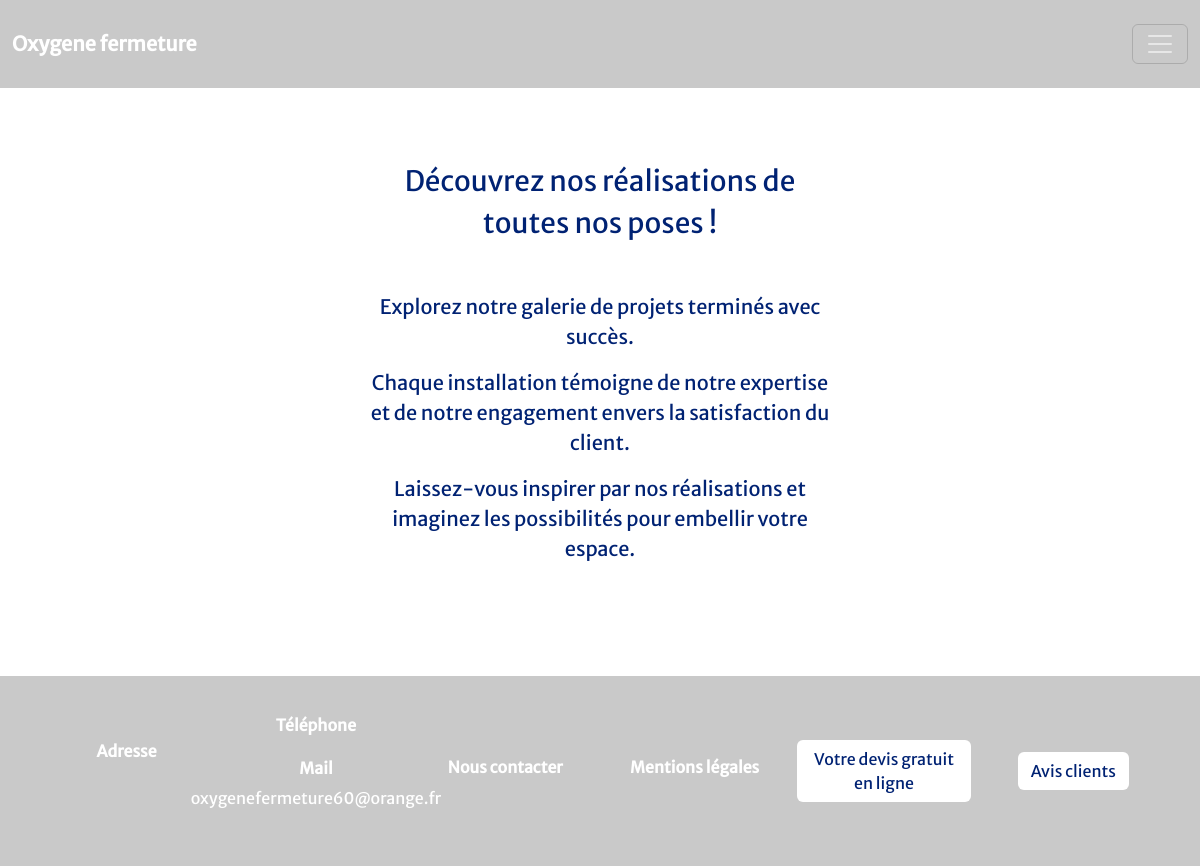
Before: /index.php?action=toutesNosRealisations with the older database file.
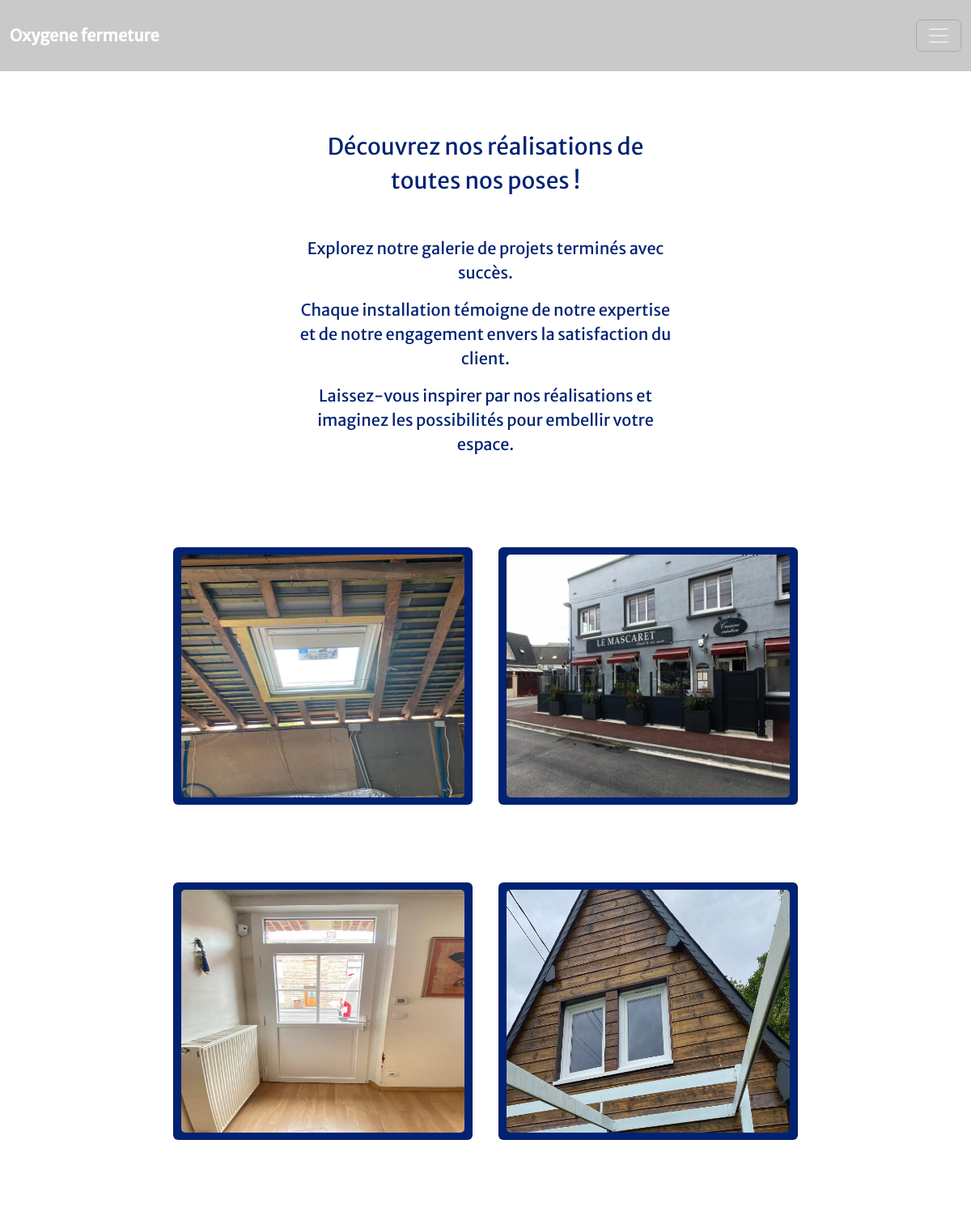
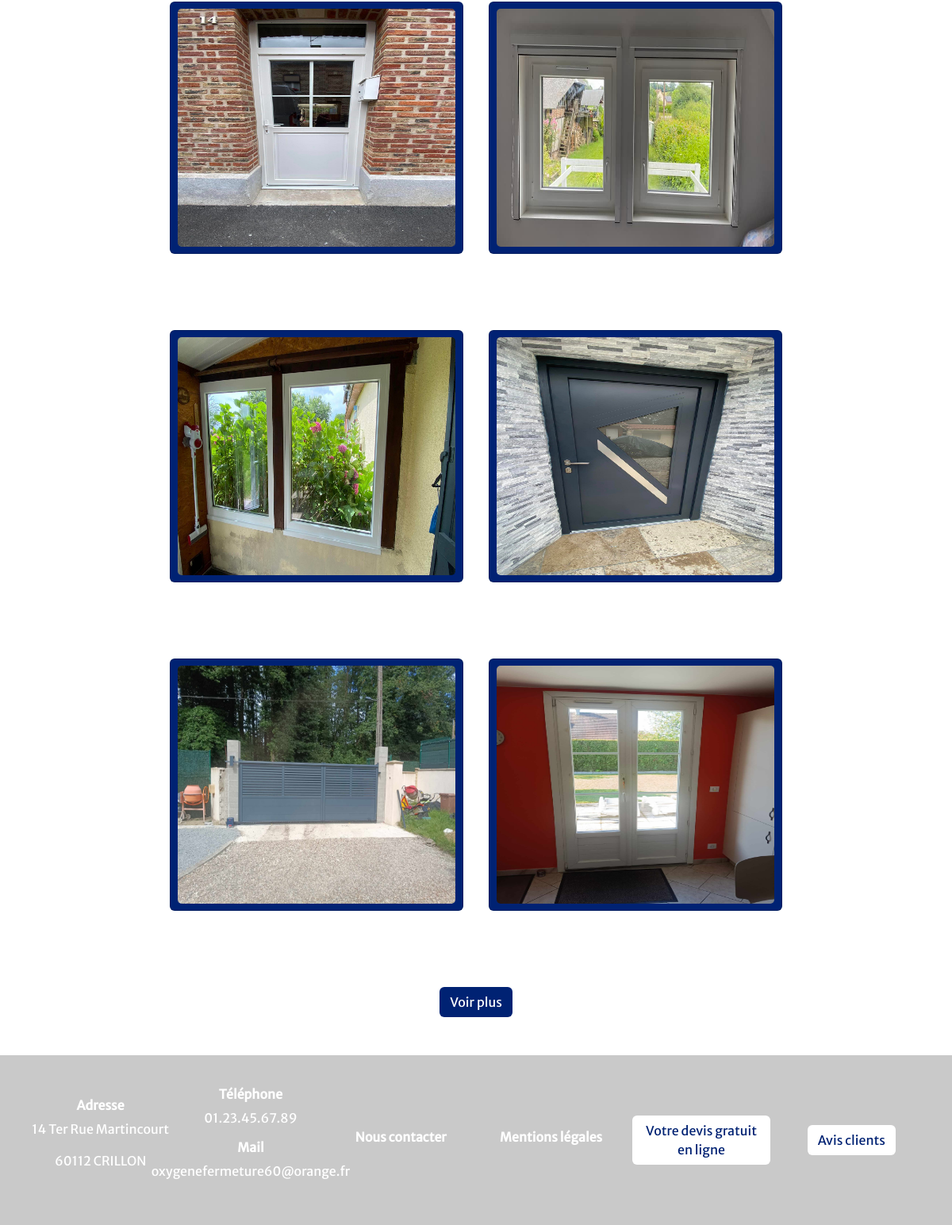
After: the same page with the newer database file (2 pictures, top to bottom).
### tables this page shows
CREATE TABLE IF NOT EXISTS `realisations` (
  `identifiantRealisation` int NOT NULL AUTO_INCREMENT,
  `imageRealisation` varchar(100) NOT NULL,
  `nomRealisation` varchar(100) NOT NULL,
  `identifiantService` int NOT NULL,
  PRIMARY KEY (`identifiantRealisation`),
  KEY `identifiantService` (`identifiantService`)
);

CREATE TABLE IF NOT EXISTS `information_entreprise` (
  `identifiantEntreprise` int NOT NULL AUTO_INCREMENT,
  `telephoneEntreprise` varchar(15) NOT NULL,
  `adresseEntreprise` varchar(100) NOT NULL,
  `codePostalEntreprise` varchar(10) NOT NULL,
  `villeEntreprise` varchar(50) NOT NULL,
  PRIMARY KEY (`identifiantEntreprise`)
);

### modeles/modele.inc.php (called while the page is built, shortened)
<?php
    function getConnexion(){
        $dsn ="mysql:host=$host;dbname=$bdd;";
        return new PDO($dsn, $login, $password, array(PDO::ATTR_ERRMODE => PDO::ERRMODE_EXCEPTION));
    }
    function getRealisations($offset = 0, $limit = 10) {
        $connexion = getConnexion();
        $sql = "SELECT realisations.*, services.nomService
                FROM realisations
                INNER JOIN services ON realisations.identifiantService = services.identifiantService
                ORDER BY realisations.identifiantRealisation DESC
                LIMIT :offset, :limit";
        $requete = $connexion->prepare($sql);
        $requete->bindParam(':offset', $offset, PDO::PARAM_INT);
        $requete->bindParam(':limit', $limit, PDO::PARAM_INT);
        $requete->execute();
        return $requete->fetchAll(PDO::FETCH_ASSOC);
    }
    function getInformationEntreprise() {
        $connexion = getConnexion();
        $sql = "SELECT * FROM information_entreprise WHERE identifiantEntreprise = 1";
        $requete = $connexion->query($sql);
        return $requete->fetch(PDO::FETCH_ASSOC);
    }

### vues/vueToutesNosRealisations.php (the view, shortened to what this page needs)
<div class="container d-flex justify-content-center flex-column align-items-center">
    <div class="text-center mt-5 pt-4" style="width: 60%;">
        <p class="fs-3 texte mb-5">
            Découvrez nos réalisations de toutes nos poses !
        </p>
        <p class="fs-5 texte">
            Explorez notre galerie de projets terminés avec succès.
        </p>
        <p class="fs-5 texte">
            Chaque installation témoigne de notre expertise et de notre engagement envers la satisfaction du client.
        </p>
        <p class="fs-5 texte">
            Laissez-vous inspirer par nos réalisations et imaginez les possibilités pour embellir votre espace.
        </p>
    </div>
    <div class="gallery d-flex row row-cols-1 row-cols-md- g-4 d-flex justify-content-center align-items-center my-5">
        <?php foreach ($toutesRealisations as $realisation) { ?>
            <div class="card grandeCartePhoto my-5 text-white text-center py-2 px-2 mx-3 position-relative <?php if (isset($_SESSION['idUtilisateur'])) echo 'logged-in'; ?>" style="width: 370px;">
                <a href="<?= htmlspecialchars($realisation['imageRealisation']); ?>" class="photoCarte" data-lightbox="mygallery" <?php if (isset($_SESSION['idUtilisateur'])) echo 'onclick="event.preventDefault()"'; ?>>
                    <img src="<?= htmlspecialchars($realisation['imageRealisation']); ?>" class="card-img" style="width: 350px; height: 300px;" alt="<?= htmlspecialchars($realisation['nomRealisation']); ?>">
                </a>
            </div>
        <?php } ?>
    </div>
    <?php if (count($toutesRealisations) >= 10) { ?>
        <button id="voirPlusBtn" class="btn boutonInverser mb-5" onclick="voirPlus()">Voir plus</button>
    <?php } ?>
</div>

### index.php (shortened to what this page needs)
<?php
   $action = "accueil";
   if (isset($_POST['action'])) {
       $action = $_POST['action'];
   } else if (isset($_GET['action'])) {
       $action = $_GET['action'];
   }
   require("./modeles/modele.inc.php");
   $infoEntreprise = getInformationEntreprise();
   switch ($action) {
        case "toutesNosRealisations":
            $offset = isset($_GET['offset']) ? (int)$_GET['offset'] : 0;
            $limit = 10;
            $toutesRealisations = getRealisations($offset, $limit);
            require "./vues/vueHeader.php";
            require "./vues/vueToutesNosRealisations.php";
            break;
   }
   require "./vues/vueFooter.php";
   ?>

### vues/vueHeader.php (shortened to what this page needs)
<!DOCTYPE html>
<html lang="fr">
<head>
    <link href='https://cdn.jsdelivr.net/npm/bootstrap@5.3.2/dist/css/bootstrap.min.css' rel='stylesheet'>
    <link rel="stylesheet" href="https://cdn.jsdelivr.net/npm/bootstrap-icons@1.11.3/font/bootstrap-icons.css">
    <link href="https://cdnjs.cloudflare.com/ajax/libs/lightbox2/2.11.3/css/lightbox.min.css" rel="stylesheet">
    <link rel="stylesheet" href="https://cdn.jsdelivr.net/npm/bootstrap-table@1.22.6/dist/bootstrap-table.min.css">
    <link rel="stylesheet" href="./style/style.css">
</head>
<body>
<?php if ($action === "connexion" || $action === "connexionMAJ") { ?>
    <nav class="navbar navbar-expand-xxl maNav">
        <div class="container-fluid my-3">
          <a class="navbar-brand text-white fw-bold" href="index.php">Oxygene fermeture</a>
            <button class="navbar-toggler" type="button" data-bs-toggle="collapse" data-bs-target="#navbarNavAltMarkup" aria-controls="navbarNavAltMarkup" aria-expanded="false" aria-label="Toggle navigation" data-bs-theme="dark">
                <span class="navbar-toggler-icon"></span>
            </button>
        </div>
    </nav>
<?php } else { ?>
    <nav class="navbar navbar-expand-xxl maNav">
        <div class="container-fluid my-3">
          <a class="navbar-brand text-white fw-bold" href="index.php">Oxygene fermeture</a>
            <button class="navbar-toggler" type="button" data-bs-toggle="collapse" data-bs-target="#navbarNavAltMarkup" aria-controls="navbarNavAltMarkup" aria-expanded="false" aria-label="Toggle navigation" data-bs-theme="dark">
                <span class="navbar-toggler-icon"></span>
            </button>
        </div>
    </nav>
<?php } ?>
    <main class="container-fluid contenu d-flex justify-content-center flex-column align-items-center flex-grow-1">

### vues/vueFooter.php (shortened to what this page needs)
</main>
 <?php
if ($action === "connexion" || $action === "connexionMAJ") {
?>
<footer>
</footer>
<?php
} else {
?>
<footer class="monFooter ">
    <div class="p-4">
        <div class="row row-cols-1 row-cols-sm-2 row-cols-md-3 row-cols-lg-3 row-cols-xl-6 g-3">
        <div class="col">
            <h6 class="fs-6 fw-bold">
                Adresse
            </h6>
            <p>
                <span><?= htmlspecialchars($infoEntreprise['adresseEntreprise']); ?></span>
            </p>
            <p>
                <span><?= htmlspecialchars($infoEntreprise['codePostalEntreprise']); ?> <?= htmlspecialchars($infoEntreprise['villeEntreprise']); ?></span>
            </p>
        </div>
        <div class="col">
            <h6 class="fs-6 fw-bold">
                Téléphone
            </h6>
            <p>
                <span><?= htmlspecialchars($infoEntreprise['telephoneEntreprise']); ?></span>
            </p>
            <h6 class="fs-6 fw-bold">
                Mail
            </h6>
            <p>
                <span class="fs-6">oxygenefermeture60@orange.fr</span>
            </p>
        </div>
        <div class="col">
            <h6 class="fs-6 fw-bold">
                <a class="text-decoration-none text-white" href="index.php?action=nousContacter">Nous contacter</a>
            </h6>
        </div>
        <div class="col">
            <h6 class="fs-6 fw-bold">
                <a class="text-decoration-none text-white" href="index.php?action=mentionsLegales">Mentions légales</a>
            </h6>
        </div>
        <div class="col">
            <a href="index.php?action=devis" class="btn bouton" role="button" aria-pressed="true">Votre devis gratuit en ligne</a>
        </div>
        <div class="col">
            <a href="index.php?action=avis" class="btn bouton" role="button" aria-pressed="true">Avis clients</a>
        </div>
        </div>
    </div>
</footer>
<?php
}
?>
</body>
</html>

### style/style.css (style rules this page uses)
body { --bleu : #002273; --fond : rgba(0, 0, 0, 0.21); font-family: 'MerriweatherSans', sans-serif; background-image: url("../images/background.png"); background-size: cover; background-repeat: no-repeat; background-attachment: fixed; }
.maNav { background-color: var(--fond); color: white; }
.bouton { color: var(--bleu); background-color: white; }
.boutonInverser { color: white; background-color: var(--bleu); }
.contenu { background-color: rgb(255, 255, 255); width: 70%; }
.grandeCartePhoto { background-color: var(--bleu); position: relative; }
.texte { color: var(--bleu); }
.monFooter { background-color: var(--fond); color: white; }
footer div.col { display: flex; flex-direction: column; justify-content: center; align-items: center; }
html, body { height: 100%; margin: 0; display: flex; flex-direction: column; }
main { flex: 1; display: flex; flex-direction: column; justify-content: center; align-items: center; width: 100%; }
footer { background-color: var(--fond); color: white; text-align: center; padding: 1rem; position: relative; width: 100%; }

Changed rows visible on the page:
added realisations: imageRealisation (picture)
added realisations: imageRealisation (picture)
added realisations: imageRealisation (picture)
added realisations: imageRealisation (picture)
added realisations: imageRealisation (picture)
added realisations: imageRealisation (picture)
added realisations: imageRealisation (picture)
added realisations: imageRealisation (picture)
added realisations: imageRealisation (picture)
added realisations: imageRealisation (picture)
added information_entreprise: adresseEntreprise "14 Ter Rue Martincourt", codePostalEntreprise "60112", villeEntreprise "CRILLON", telephoneEntreprise "01.23.45.67.89"
Other visible differences:
text now shown: "Voir plus"
